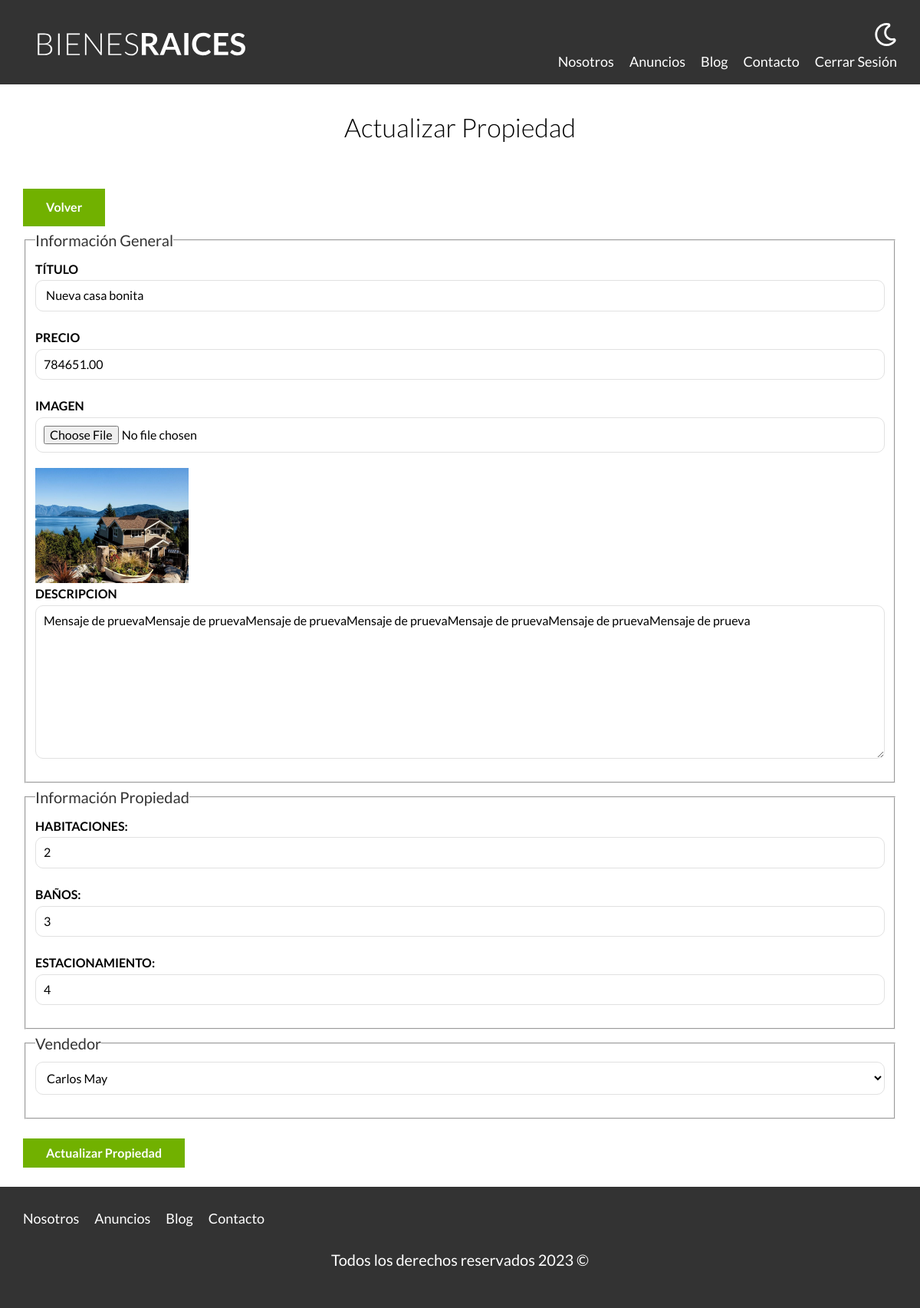
Page /propiedades/actualizar?id=39 (signed in) on the committed database.
### tables this page shows
CREATE TABLE `propiedades` (
  `id` int NOT NULL AUTO_INCREMENT,
  `titulo` varchar(45) DEFAULT NULL,
  `precio` decimal(10,2) DEFAULT NULL,
  `imagen` varchar(200) DEFAULT NULL,
  `descripcion` longtext,
  `habitaciones` int DEFAULT NULL,
  `wc` int DEFAULT NULL,
  `estacionamiento` varchar(45) DEFAULT NULL,
  `creado` date DEFAULT NULL,
  `vendedores_id` int NOT NULL,
  PRIMARY KEY (`id`),
  KEY `fk_propiedades_vendedores1_idx` (`vendedores_id`),
  CONSTRAINT `fk_propiedades_vendedores1` FOREIGN KEY (`vendedores_id`) REFERENCES `vendedores` (`id`)
);

CREATE TABLE `vendedores` (
  `id` int NOT NULL AUTO_INCREMENT,
  `nombre` varchar(45) DEFAULT NULL,
  `apellido` varchar(45) DEFAULT NULL,
  `telefono` varchar(10) DEFAULT NULL,
  PRIMARY KEY (`id`)
);

### controllers/PropiedadController.php (called while the page is built, shortened)
<?php
class PropiedadController{
    public static function actualizar(Router $router){
        $id = validarRedirec('/admin');
        $propiedad = Propiedad::find($id);
        $errores = Propiedad::getErrores();
        $vendedores = Vendedor::all();
        $router->render("/propiedades/actualizar", [
            "propiedad" => $propiedad,
            "errores" => $errores,
            "vendedores" => $vendedores
        ]);
    }
}

### public/index.php (called while the page is built, shortened)
<?php
$router = new Router();
$router->get("/admin", [PropiedadController::class, "index"]);
$router->get("/propiedades/crear", [PropiedadController::class, "crear"]);
$router->post("/propiedades/crear", [PropiedadController::class, "crear"]);
$router->get("/propiedades/actualizar", [PropiedadController::class, "actualizar"]);
$router->post("/propiedades/actualizar", [PropiedadController::class, "actualizar"]);
$router->post("/propiedades/eliminar", [PropiedadController::class, "eliminar"]);
$router->get("/vendedores/crear", [VendedorController::class, "crear"]);
$router->post("/vendedores/crear", [VendedorController::class, "crear"]);
$router->get("/vendedores/actualizar", [VendedorController::class, "actualizar"]);
$router->post("/vendedores/actualizar", [VendedorController::class, "actualizar"]);
$router->post("/vendedores/eliminar", [VendedorController::class, "eliminar"]);
$router->get("/", [PaginasController::class, "index"]);
$router->get("/nosotros", [PaginasController::class, "nosotros"]);
$router->get("/propiedades", [PaginasController::class, "propiedades"]);
$router->get("/propiedad", [PaginasController::class, "propiedad"]);
$router->get("/blog", [PaginasController::class, "blog"]);
$router->get("/entrada", [PaginasController::class, "entrada"]);
$router->get("/contacto", [PaginasController::class, "contacto"]);
$router->post("/contacto", [PaginasController::class, "contacto"]);
$router->get("/login", [LoginController::class, "login"]);
$router->post("/login", [LoginController::class, "login"]);
$router->get("/logout", [LoginController::class, "logout"]);
$router->comprobarRutas();

### includes/funciones.php (called while the page is built, shortened)
<?php
function s($html) : string{
    $s = htmlspecialchars($html);
    return $s;
}
function validarRedirec (string $url){
    $id = $_GET["id"];
    $id = filter_var($id, FILTER_VALIDATE_INT);
    return $id;
}

### models/ActiveRecord.php (called while the page is built, shortened)
<?php
class ActiveRecord{
    protected static $db;
    protected static $tabla = "";
    public static function setDb ($db) {
        self::$db = $db;
    }
    public static function all(){
        $query = "SELECT * FROM " . static::$tabla;
        $resultado = self::consultarSql($query);
        return $resultado;
    }
    public static function find($id){
        $query = "SELECT * FROM " . static::$tabla . " WHERE id=$id";
        $resultado = self::consultarSql($query);
        return array_shift($resultado);
    }
    public static function consultarSql($query){
        $resultado = self::$db->query($query);
        $array = [];
        while($registro = $resultado->fetch_assoc()){
            $array[] = static::crearObjeto($registro);
        }
        return $array;
    }
    protected static function crearObjeto($registro){
        $objeto = new static;
        foreach ($registro as $key => $value){
            if (property_exists( $objeto, $key)){
                $objeto->$key = $value;
            }
        }
        return $objeto;
    }
}

### views/propiedades/formulario.php (the view, shortened to what this page needs)
<fieldset>
    <legend>Información General</legend>
    <label for="titulo">Título</label>
    <input type="text" id="titulo" name="propiedad[titulo]" placeholder="Propiedad" value="<?php echo s($propiedad->titulo); ?>">
    <label for="precio">Precio</label>
    <input type="number" id="precio" name="propiedad[precio]" placeholder="Precio" value="<?php echo s($propiedad->precio); ?>">
    <label for="imagen">Imagen</label>
    <input type="file" id="imagen" accept="image/jpeg, image/png" name="propiedad[imagen]" >
    <?php if ($propiedad->imagen): ?>
        <img src="/imagenes/<?php echo $propiedad->imagen ?>" class="imagen-peque">
    <?php endif ?>
    <label for="descripcion">Descripcion</label>
    <textarea id="descripcion" name="propiedad[descripcion]"><?php echo s($propiedad->descripcion); ?></textarea>
</fieldset>
<fieldset>
    <legend>Información Propiedad</legend>
    <label for="habitaciones">Habitaciones:</label>
    <input type="number" id="habitaciones" name="propiedad[habitaciones]" placeholder="Ej: 7" min="1" value="<?php echo s($propiedad->habitaciones); ?>">
    <label for="wc">Baños:</label>
    <input type="number" id="wc" name="propiedad[wc]" placeholder="Ej: 7" min="1" value="<?php echo s($propiedad->wc); ?>">
    <label for="estacionamiento">Estacionamiento:</label>
    <input type="number" id="estacionamiento" name="propiedad[estacionamiento]" placeholder="Ej: 7" min="1" value="<?php echo s($propiedad->estacionamiento); ?>">
</fieldset>
<fieldset>
    <legend>Vendedor</legend>
        <select name="propiedad[vendedores_id]">
            <?php foreach($vendedores as $vendedor): ?>
                <option <?php echo $propiedad->vendedores_id === $vendedor->id ? 'selected' : ''; ?> value="<?php echo s($vendedor->id); ?>"> <?php echo s($vendedor->nombre) . " " . s($vendedor->apellido); ?></option>
            <?php endforeach ?>
        </select>
</fieldset>

### public/build/css/app.css (style rules this page uses)
html { -webkit-text-size-adjust:100%;line-height:1.15 }
body { margin:0 }
img { border-style:none }
button,input,optgroup,select,textarea { font-family:inherit;font-size:100%;line-height:1.15;margin:0 }
button,input { overflow:visible }
button,select { text-transform:none }
fieldset { padding:.35em .75em .625em }
legend { box-sizing:border-box;color:inherit;display:table;max-width:100%;padding:0;white-space:normal }
textarea { overflow:auto }
html { box-sizing:border-box;font-size:62.5% }
*,:after,:before { box-sizing:inherit }
body { font-family:Lato,sans-serif;font-size:1.6rem;line-height:1.8 }
img,picture { display:block;width:100% }
.formulario legend { color:#333;font-size:2rem }
.formulario label { display:block;font-weight:700;text-transform:uppercase }
.formulario input:not([type=submit]),.formulario select,.formulario textarea { background-color:#fff;border:1px solid #e1e1e1;border-radius:1rem;display:block;margin-bottom:2rem;padding:1rem;width:100% }
.formulario textarea { height:20rem }
.imagen-peque { width:20rem }

### rows in the picture
propiedades: titulo "Nueva casa bonita", precio "784651.00", imagen (picture), descripcion "Mensaje de pruevaMensaje de pruevaMensaje de pruevaMensaje de pruevaMensaje de pruevaMensaje de pruevaMensaje de prueva", habitaciones "2", wc "3", estacionamiento "4", vendedores.nombre "Carlos May"
